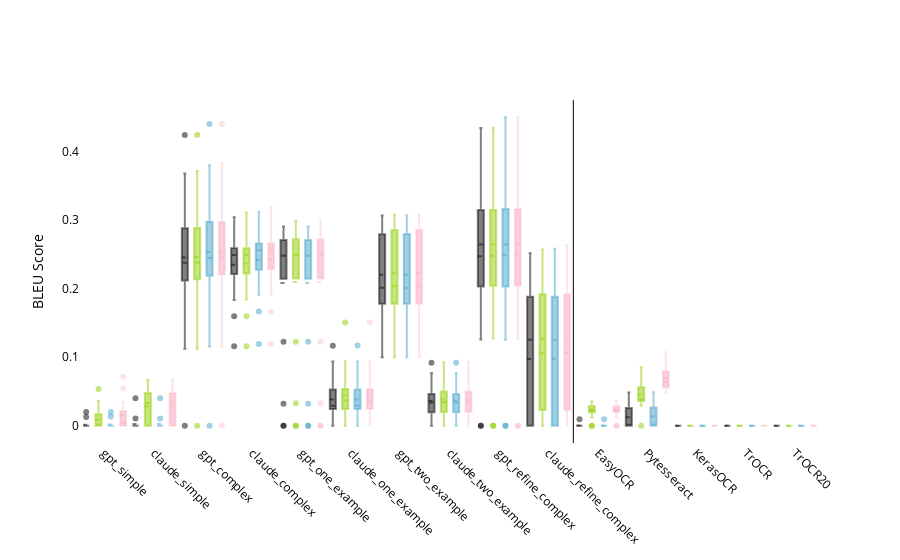

The code cell stored with this chart in its notebook:
### Code cell
import plotly.graph_objects as go
import pandas as pd

# Add 'source' column to differentiate datasets
bleu_n3['source'] = 'Only Stripped'
bleu_n3_lower['source'] = 'Lowered'
bleu_n3_unidecoded['source'] = 'Unidecoded'
bleu_n3_normalized['source'] = 'Normalized'

# Combine the datasets
combined_bleu = pd.concat([bleu_n3, bleu_n3_lower, bleu_n3_unidecoded, bleu_n3_normalized])

# Define orders for the models and OCR methods
llm_order = ['gpt_simple', 'claude_simple', 'gpt_complex', 'claude_complex',
             'gpt_one_example', 'claude_one_example', 'gpt_two_example', 'claude_two_example',
             'gpt_refine_complex', 'claude_refine_complex']
ocr_order = ['EasyOCR', 'Pytesseract', 'KerasOCR', 'TrOCR']
ocr_ft_order = ['TrOCR20', 'TrOCR50']
model_order = llm_order + ocr_order + ocr_ft_order

# Define colors for each source
n3_color = "rgba(0,0,0, 0.5)"  # Gray
lower_color = "rgba(143,206,0, 0.5)"  # Green
unide_color = "rgba(67, 162, 202, 0.5)"  # Blue
norm_color = "rgba(250, 159, 181, 0.3)"  # Pink

# Mapping for source colors
source_colors = {
    'Only Stripped': n3_color,
    'Lowered': lower_color,
    'Unidecoded': unide_color,
    'Normalized': norm_color
}

# Create the figure
fig = go.Figure()

# Track the x-axis positions
x_positions = []
tick_labels = []

# Loop through models and sources
x_index = 0
for model in model_order:
    for source in ['Only Stripped', 'Lowered', 'Unidecoded', 'Normalized']:
        color = source_colors[source]
        # Add box plot trace
        fig.add_trace(go.Box(
            x=[x_index] * len(combined_bleu[(combined_bleu['model'] == model) & (combined_bleu['source'] == source)]['bleu']),
            y=combined_bleu[(combined_bleu['model'] == model) & (combined_bleu['source'] == source)]['bleu'],
            name=f"{model} ({source})",
            boxmean=True,
            marker=dict(color=color),
            showlegend=False
        ))
        x_positions.append(x_index)
        x_index += 1
    
    # Add the model label at the middle of the group
    tick_labels.append(model)

# Add legend entries manually for the sources
for source, color in source_colors.items():
    fig.add_trace(go.Box(
        y=[None],  # No data
        name=source,
        marker=dict(color=color),
        showlegend=False
    ))

# Update layout
fig.update_layout(
    # title='Comparison of BLEU Scores for Different Models (Lowered vs. Unidecoded vs. Normalized)',
    # xaxis_title='Model',
    yaxis_title='BLEU Score',
    plot_bgcolor='rgba(0,0,0,0)',
    font_color = 'black',
    xaxis=dict(
        tickvals=[4 * i + 1.5 for i in range(len(model_order))],  # Center the label for each model
        ticktext=tick_labels,
        tickangle=45
    ),
    shapes=[
        dict(
            type="line",
            x0=len(llm_order) * 4 - 0.5,
            x1=len(llm_order) * 4 - 0.5,
            y0=0,
            y1=1,
            xref="x",
            yref="paper",
            line=dict(color="black", width=1)
        )
    ]
)

fig.show()

### Figure 1 — Plotly figure (JSON) as saved in the notebook; plotly's stock layout.template omitted (floating-point values rounded to 4 significant figures)
{"data": [{"boxmean": true, "marker": {"color": "rgba(0,0,0, 0.5)"}, "name": "gpt_simple (Only Stripped)", "showlegend": false, "type": "box", "x": [0, 0, 0, 0, 0, 0, 0, 0, 0, 0, 0, 0, 0, 0, 0, 0, 0, 0, 0], "y": [0, 0, 0, 0, 0, 0.01274, 0, 0, 0, 0, 0, 0, 0, 0, 0, 0, 0, 0, 0.0202]}, {"boxmean": true, "marker": {"color": "rgba(143,206,0, 0.5)"}, "name": "gpt_simple (Lowered)", "showlegend": false, "type": "box", "x": [1, 1, 1, 1, 1, 1, 1, 1, 1, 1, 1, 1, 1, 1, 1, 1, 1, 1, 1], "y": [0, 0, 0, 0.0005567, 0, 0.03624, 0.004347, 0, 0, 0, 0, 0, 0.01709, 0.01674, 0.02213, 0.01825, 0, 2.231e-06, 0.05363]}, {"boxmean": true, "marker": {"color": "rgba(67, 162, 202, 0.5)"}, "name": "gpt_simple (Unidecoded)", "showlegend": false, "type": "box", "x": [2, 2, 2, 2, 2, 2, 2, 2, 2, 2, 2, 2, 2, 2, 2, 2, 2, 2, 2], "y": [0, 0, 0, 0, 0, 0.01363, 0, 0, 0, 0, 0, 0, 0, 0, 0, 0, 0, 0, 0.02034]}, {"boxmean": true, "marker": {"color": "rgba(250, 159, 181, 0.3)"}, "name": "gpt_simple (Normalized)", "showlegend": false, "type": "box", "x": [3, 3, 3, 3, 3, 3, 3, 3, 3, 3, 3, 3, 3, 3, 3, 3, 3, 3, 3], "y": [0.02529, 0, 0, 0.0005567, 0.01986, 0.07177, 0.004378, 0, 0, 0.0345, 0.0002475, 0, 0.01709, 0.01682, 0.02213, 0.01825, 0, 2.231e-06, 0.05455]}, {"boxmean": true, "marker": {"color": "rgba(0,0,0, 0.5)"}, "name": "claude_simple (Only Stripped)", "showlegend": false, "type": "box", "x": [4, 4, 4, 4, 4, 4, 4, 4, 4, 4, 4, 4, 4, 4, 4, 4, 4, 4, 4], "y": [0, 0, 0.04029, 0, 0, 0, 0, 0, 0, 0, 0.01069, 0, 0, 0, 0, 0, 0, 0, 0]}, {"boxmean": true, "marker": {"color": "rgba(143,206,0, 0.5)"}, "name": "claude_simple (Lowered)", "showlegend": false, "type": "box", "x": [5, 5, 5, 5, 5, 5, 5, 5, 5, 5, 5, 5, 5, 5, 5, 5, 5, 5, 5], "y": [0.04917, 0, 0.06701, 0.04355, 0, 0.02366, 0.03655, 0.01414, 0.0203, 0, 0.04813, 0.03336, 0.04491, 0.06279, 0.04749, 0, 0, 0, 0.05035]}, {"boxmean": true, "marker": {"color": "rgba(67, 162, 202, 0.5)"}, "name": "claude_simple (Unidecoded)", "showlegend": false, "type": "box", "x": [6, 6, 6, 6, 6, 6, 6, 6, 6, 6, 6, 6, 6, 6, 6, 6, 6, 6, 6], "y": [0, 0, 0.04029, 0, 0, 0, 0, 0, 0, 0, 0.01069, 0, 0, 0, 0, 0, 0, 0, 0]}, {"boxmean": true, "marker": {"color": "rgba(250, 159, 181, 0.3)"}, "name": "claude_simple (Normalized)", "showlegend": false, "type": "box", "x": [7, 7, 7, 7, 7, 7, 7, 7, 7, 7, 7, 7, 7, 7, 7, 7, 7, 7, 7], "y": [0.04917, 0, 0.06701, 0.04355, 0, 0.02366, 0.03655, 0.01414, 0.0203, 0, 0.04813, 0.03336, 0.04491, 0.06279, 0.04749, 0, 0, 0, 0.05035]}, {"boxmean": true, "marker": {"color": "rgba(0,0,0, 0.5)"}, "name": "gpt_complex (Only Stripped)", "showlegend": false, "type": "box", "x": [8, 8, 8, 8, 8, 8, 8, 8, 8, 8, 8, 8, 8, 8, 8, 8, 8, 8, 8], "y": [0.2171, 0.2363, 0.2318, 0.1124, 0.2846, 0.2103, 0.2729, 0.2186, 0.3424, 0.368, 0.2377, 0, 0.2894, 0.2708, 0.1712, 0.3243, 0.2403, 0.2104, 0.4242]}, {"boxmean": true, "marker": {"color": "rgba(143,206,0, 0.5)"}, "name": "gpt_complex (Lowered)", "showlegend": false, "type": "box", "x": [9, 9, 9, 9, 9, 9, 9, 9, 9, 9, 9, 9, 9, 9, 9, 9, 9, 9, 9], "y": [0.2171, 0.237, 0.2321, 0.1124, 0.2851, 0.2125, 0.2729, 0.219, 0.3424, 0.3714, 0.2381, 0, 0.2894, 0.2755, 0.1712, 0.3243, 0.2416, 0.2104, 0.4242]}, {"boxmean": true, "marker": {"color": "rgba(67, 162, 202, 0.5)"}, "name": "gpt_complex (Unidecoded)", "showlegend": false, "type": "box", "x": [10, 10, 10, 10, 10, 10, 10, 10, 10, 10, 10, 10, 10, 10, 10, 10, 10, 10, 10], "y": [0.2236, 0.2429, 0.2391, 0.1156, 0.2936, 0.2173, 0.2809, 0.2243, 0.3547, 0.38, 0.2455, 0, 0.2989, 0.277, 0.1762, 0.3345, 0.2447, 0.217, 0.4401]}, {"boxmean": true, "marker": {"color": "rgba(250, 159, 181, 0.3)"}, "name": "gpt_complex (Normalized)", "showlegend": false, "type": "box", "x": [11, 11, 11, 11, 11, 11, 11, 11, 11, 11, 11, 11, 11, 11, 11, 11, 11, 11, 11], "y": [0.2236, 0.2436, 0.2395, 0.1156, 0.2941, 0.2196, 0.2809, 0.2247, 0.3547, 0.3835, 0.246, 0, 0.2989, 0.2817, 0.1762, 0.3345, 0.2461, 0.217, 0.4401]}, {"boxmean": true, "marker": {"color": "rgba(0,0,0, 0.5)"}, "name": "claude_complex (Only Stripped)", "showlegend": false, "type": "box", "x": [12, 12, 12, 12, 12, 12, 12, 12, 12, 12, 12, 12, 12, 12, 12, 12, 12, 12, 12], "y": [0.2585, 0.2741, 0.2528, 0.2564, 0.2504, 0.2459, 0.2593, 0.1598, 0.1162, 0.3042, 0.249, 0.186, 0.2464, 0.2196, 0.2492, 0.1835, 0.2688, 0.2593, 0.2264]}, {"boxmean": true, "marker": {"color": "rgba(143,206,0, 0.5)"}, "name": "claude_complex (Lowered)", "showlegend": false, "type": "box", "x": [13, 13, 13, 13, 13, 13, 13, 13, 13, 13, 13, 13, 13, 13, 13, 13, 13, 13, 13], "y": [0.2585, 0.2741, 0.2538, 0.2572, 0.2504, 0.2459, 0.2593, 0.1598, 0.1162, 0.3109, 0.2494, 0.186, 0.2468, 0.2205, 0.2492, 0.1843, 0.2822, 0.2646, 0.2264]}, {"boxmean": true, "marker": {"color": "rgba(67, 162, 202, 0.5)"}, "name": "claude_complex (Unidecoded)", "showlegend": false, "type": "box", "x": [14, 14, 14, 14, 14, 14, 14, 14, 14, 14, 14, 14, 14, 14, 14, 14, 14, 14, 14], "y": [0.2656, 0.2815, 0.2592, 0.2626, 0.2568, 0.2522, 0.2663, 0.1666, 0.1194, 0.312, 0.256, 0.191, 0.253, 0.2254, 0.2558, 0.1911, 0.2759, 0.2657, 0.2339]}, {"boxmean": true, "marker": {"color": "rgba(250, 159, 181, 0.3)"}, "name": "claude_complex (Normalized)", "showlegend": false, "type": "box", "x": [15, 15, 15, 15, 15, 15, 15, 15, 15, 15, 15, 15, 15, 15, 15, 15, 15, 15, 15], "y": [0.2656, 0.2815, 0.2602, 0.2635, 0.2568, 0.2522, 0.2663, 0.1666, 0.1194, 0.3189, 0.2564, 0.191, 0.2534, 0.2264, 0.2558, 0.192, 0.2893, 0.2711, 0.2339]}, {"boxmean": true, "marker": {"color": "rgba(0,0,0, 0.5)"}, "name": "gpt_one_example (Only Stripped)", "showlegend": false, "type": "box", "x": [16, 16, 16, 16, 16, 16, 16, 16, 16, 16, 16, 16, 16, 16, 16, 16, 16, 16], "y": [0.2568, 0.03225, 0.271, 0.2905, 0.2882, 0.2682, 0.2453, 0.2275, 0.1226, 0.2446, 0.2219, 0, 0.2529, 0, 0.2146, 0.2874, 0.2506, 0.2735]}, {"boxmean": true, "marker": {"color": "rgba(143,206,0, 0.5)"}, "name": "gpt_one_example (Lowered)", "showlegend": false, "type": "box", "x": [17, 17, 17, 17, 17, 17, 17, 17, 17, 17, 17, 17, 17, 17, 17, 17, 17, 17], "y": [0.2585, 0.03279, 0.2722, 0.2924, 0.2882, 0.2709, 0.2464, 0.2285, 0.1226, 0.2459, 0.2219, 0, 0.2529, 0, 0.215, 0.2991, 0.252, 0.2748]}, {"boxmean": true, "marker": {"color": "rgba(67, 162, 202, 0.5)"}, "name": "gpt_one_example (Unidecoded)", "showlegend": false, "type": "box", "x": [18, 18, 18, 18, 18, 18, 18, 18, 18, 18, 18, 18, 18, 18, 18, 18, 18, 18], "y": [0.2568, 0.03225, 0.271, 0.2905, 0.2882, 0.2682, 0.2453, 0.2275, 0.1226, 0.2446, 0.2219, 0, 0.2529, 0, 0.2146, 0.2874, 0.2506, 0.2735]}, {"boxmean": true, "marker": {"color": "rgba(250, 159, 181, 0.3)"}, "name": "gpt_one_example (Normalized)", "showlegend": false, "type": "box", "x": [19, 19, 19, 19, 19, 19, 19, 19, 19, 19, 19, 19, 19, 19, 19, 19, 19, 19], "y": [0.2585, 0.03279, 0.2722, 0.2924, 0.2882, 0.2709, 0.2464, 0.2285, 0.1226, 0.2459, 0.2219, 0, 0.2529, 0, 0.215, 0.2991, 0.252, 0.2748]}, {"boxmean": true, "marker": {"color": "rgba(0,0,0, 0.5)"}, "name": "claude_one_example (Only Stripped)", "showlegend": false, "type": "box", "x": [20, 20, 20, 20, 20, 20, 20, 20, 20, 20, 20, 20, 20, 20, 20, 20, 20, 20], "y": [0.0271, 0.05314, 0.03756, 0.1168, 0.09371, 0.05011, 0.02491, 0, 0.01388, 0.0255, 0, 0.01397, 0.02448, 0.05332, 0.03727, 0.02645, 0.03185, 0.05939]}, {"boxmean": true, "marker": {"color": "rgba(143,206,0, 0.5)"}, "name": "claude_one_example (Lowered)", "showlegend": false, "type": "box", "x": [21, 21, 21, 21, 21, 21, 21, 21, 21, 21, 21, 21, 21, 21, 21, 21, 21, 21], "y": [0.02746, 0.0537, 0.03945, 0.1508, 0.09371, 0.05011, 0.02565, 0, 0.01393, 0.03455, 0, 0.01397, 0.02448, 0.09344, 0.03767, 0.044, 0.03609, 0.05939]}, {"boxmean": true, "marker": {"color": "rgba(67, 162, 202, 0.5)"}, "name": "claude_one_example (Unidecoded)", "showlegend": false, "type": "box", "x": [22, 22, 22, 22, 22, 22, 22, 22, 22, 22, 22, 22, 22, 22, 22, 22, 22, 22], "y": [0.0271, 0.05314, 0.03756, 0.1171, 0.09371, 0.05011, 0.02491, 0, 0.01388, 0.0255, 0, 0.01397, 0.02448, 0.05332, 0.03727, 0.02645, 0.03185, 0.05958]}, {"boxmean": true, "marker": {"color": "rgba(250, 159, 181, 0.3)"}, "name": "claude_one_example (Normalized)", "showlegend": false, "type": "box", "x": [23, 23, 23, 23, 23, 23, 23, 23, 23, 23, 23, 23, 23, 23, 23, 23, 23, 23], "y": [0.02746, 0.0537, 0.03945, 0.1511, 0.09371, 0.05011, 0.02565, 0, 0.01393, 0.03455, 0, 0.01397, 0.02448, 0.09344, 0.03767, 0.044, 0.03609, 0.05958]}, {"boxmean": true, "marker": {"color": "rgba(0,0,0, 0.5)"}, "name": "gpt_two_example (Only Stripped)", "showlegend": false, "type": "box", "x": [24, 24, 24, 24, 24, 24, 24, 24, 24, 24, 24, 24, 24, 24, 24, 24, 24], "y": [0.2006, 0.1922, 0.2626, 0.3053, 0.3066, 0.2775, 0.2449, 0.1581, 0.1001, 0.2012, 0.3024, 0.1818, 0.1739, 0.1239, 0.2856, 0.25, 0.1792]}, {"boxmean": true, "marker": {"color": "rgba(143,206,0, 0.5)"}, "name": "gpt_two_example (Lowered)", "showlegend": false, "type": "box", "x": [25, 25, 25, 25, 25, 25, 25, 25, 25, 25, 25, 25, 25, 25, 25, 25, 25], "y": [0.2035, 0.1937, 0.2686, 0.3079, 0.3066, 0.2804, 0.246, 0.1589, 0.1001, 0.202, 0.3031, 0.1818, 0.1739, 0.1239, 0.3007, 0.2531, 0.1792]}, {"boxmean": true, "marker": {"color": "rgba(67, 162, 202, 0.5)"}, "name": "gpt_two_example (Unidecoded)", "showlegend": false, "type": "box", "x": [26, 26, 26, 26, 26, 26, 26, 26, 26, 26, 26, 26, 26, 26, 26, 26, 26], "y": [0.2006, 0.1922, 0.2626, 0.3053, 0.3066, 0.2779, 0.2449, 0.1581, 0.1001, 0.2012, 0.3042, 0.1818, 0.1739, 0.1239, 0.2856, 0.25, 0.1792]}, {"boxmean": true, "marker": {"color": "rgba(250, 159, 181, 0.3)"}, "name": "gpt_two_example (Normalized)", "showlegend": false, "type": "box", "x": [27, 27, 27, 27, 27, 27, 27, 27, 27, 27, 27, 27, 27, 27, 27, 27, 27], "y": [0.2035, 0.1937, 0.2686, 0.3079, 0.3066, 0.2809, 0.246, 0.1589, 0.1001, 0.202, 0.305, 0.1818, 0.1739, 0.1239, 0.3007, 0.2531, 0.1792]}, {"boxmean": true, "marker": {"color": "rgba(0,0,0, 0.5)"}, "name": "claude_two_example (Only Stripped)", "showlegend": false, "type": "box", "x": [28, 28, 28, 28, 28, 28, 28, 28, 28, 28, 28, 28, 28, 28, 28, 28, 28], "y": [0.02455, 0.05891, 0.0422, 0.09214, 0.06971, 0.01538, 0.02121, 0, 0.01098, 0.02149, 0.03399, 0.01498, 0.03441, 0.03695, 0.02904, 0.0389, 0.07676]}, {"boxmean": true, "marker": {"color": "rgba(143,206,0, 0.5)"}, "name": "claude_two_example (Lowered)", "showlegend": false, "type": "box", "x": [29, 29, 29, 29, 29, 29, 29, 29, 29, 29, 29, 29, 29, 29, 29, 29, 29], "y": [0.02547, 0.06009, 0.043, 0.09282, 0.06971, 0.01538, 0.02178, 0, 0.01117, 0.02514, 0.03418, 0.01538, 0.03441, 0.04239, 0.04687, 0.03939, 0.07676]}, {"boxmean": true, "marker": {"color": "rgba(67, 162, 202, 0.5)"}, "name": "claude_two_example (Unidecoded)", "showlegend": false, "type": "box", "x": [30, 30, 30, 30, 30, 30, 30, 30, 30, 30, 30, 30, 30, 30, 30, 30, 30], "y": [0.02455, 0.05891, 0.0422, 0.09214, 0.06971, 0.01538, 0.02121, 0, 0.01098, 0.02149, 0.03399, 0.01498, 0.03441, 0.03695, 0.02904, 0.0389, 0.07676]}, {"boxmean": true, "marker": {"color": "rgba(250, 159, 181, 0.3)"}, "name": "claude_two_example (Normalized)", "showlegend": false, "type": "box", "x": [31, 31, 31, 31, 31, 31, 31, 31, 31, 31, 31, 31, 31, 31, 31, 31, 31], "y": [0.02547, 0.06009, 0.043, 0.09282, 0.06971, 0.01538, 0.02178, 0, 0.01117, 0.02514, 0.03418, 0.01538, 0.03441, 0.04239, 0.04687, 0.03939, 0.07676]}, {"boxmean": true, "marker": {"color": "rgba(0,0,0, 0.5)"}, "name": "gpt_refine_complex (Only Stripped)", "showlegend": false, "type": "box", "x": [32, 32, 32, 32, 32, 32, 32, 32, 32, 32, 32, 32, 32, 32, 32, 32, 32, 32, 32], "y": [0.2236, 0.2389, 0.317, 0.2617, 0.4167, 0.1349, 0.3043, 0.3079, 0.3013, 0.1258, 0.2891, 0, 0.2645, 0.3453, 0.3248, 0.2009, 0, 0.2095, 0.4344]}, {"boxmean": true, "marker": {"color": "rgba(143,206,0, 0.5)"}, "name": "gpt_refine_complex (Lowered)", "showlegend": false, "type": "box", "x": [33, 33, 33, 33, 33, 33, 33, 33, 33, 33, 33, 33, 33, 33, 33, 33, 33, 33, 33], "y": [0.2236, 0.2398, 0.317, 0.2626, 0.4167, 0.1352, 0.3043, 0.3079, 0.3013, 0.1274, 0.2891, 0, 0.2645, 0.3468, 0.3273, 0.2013, 0, 0.2137, 0.4344]}, {"boxmean": true, "marker": {"color": "rgba(67, 162, 202, 0.5)"}, "name": "gpt_refine_complex (Unidecoded)", "showlegend": false, "type": "box", "x": [34, 34, 34, 34, 34, 34, 34, 34, 34, 34, 34, 34, 34, 34, 34, 34, 34, 34, 34], "y": [0.2236, 0.2389, 0.317, 0.2617, 0.4167, 0.1349, 0.3043, 0.3079, 0.3132, 0.1258, 0.2891, 0, 0.2645, 0.3453, 0.3248, 0.2009, 0, 0.2095, 0.4501]}, {"boxmean": true, "marker": {"color": "rgba(250, 159, 181, 0.3)"}, "name": "gpt_refine_complex (Normalized)", "showlegend": false, "type": "box", "x": [35, 35, 35, 35, 35, 35, 35, 35, 35, 35, 35, 35, 35, 35, 35, 35, 35, 35, 35], "y": [0.2236, 0.2398, 0.317, 0.2626, 0.4167, 0.1352, 0.3043, 0.3079, 0.3132, 0.1274, 0.2891, 0, 0.2645, 0.3468, 0.3273, 0.2013, 0, 0.2137, 0.4501]}, {"boxmean": true, "marker": {"color": "rgba(0,0,0, 0.5)"}, "name": "claude_refine_complex (Only Stripped)", "showlegend": false, "type": "box", "x": [36, 36, 36, 36, 36, 36, 36, 36, 36, 36, 36, 36, 36, 36, 36, 36, 36, 36, 36], "y": [0, 0.249, 0.2038, 0.1885, 0, 0, 0, 0.1286, 0.1873, 0, 0, 0, 0.1256, 0, 0.2362, 0, 0.1507, 0.2518, 0.1314]}, {"boxmean": true, "marker": {"color": "rgba(143,206,0, 0.5)"}, "name": "claude_refine_complex (Lowered)", "showlegend": false, "type": "box", "x": [37, 37, 37, 37, 37, 37, 37, 37, 37, 37, 37, 37, 37, 37, 37, 37, 37, 37, 37], "y": [0, 0.249, 0.2046, 0.1891, 0.02689, 0.0283, 0.02349, 0.1286, 0.1928, 0.02314, 0, 0, 0.1271, 0, 0.2362, 0.02604, 0.1666, 0.2572, 0.1314]}, {"boxmean": true, "marker": {"color": "rgba(67, 162, 202, 0.5)"}, "name": "claude_refine_complex (Unidecoded)", "showlegend": false, "type": "box", "x": [38, 38, 38, 38, 38, 38, 38, 38, 38, 38, 38, 38, 38, 38, 38, 38, 38, 38, 38], "y": [0, 0.249, 0.2038, 0.1885, 0, 0, 0, 0.1286, 0.1873, 0, 0, 0, 0.1256, 0, 0.2362, 0, 0.1507, 0.2584, 0.1314]}, {"boxmean": true, "marker": {"color": "rgba(250, 159, 181, 0.3)"}, "name": "claude_refine_complex (Normalized)", "showlegend": false, "type": "box", "x": [39, 39, 39, 39, 39, 39, 39, 39, 39, 39, 39, 39, 39, 39, 39, 39, 39, 39, 39], "y": [0, 0.249, 0.2046, 0.1891, 0.02689, 0.0283, 0.02357, 0.1286, 0.1928, 0.02314, 0, 0, 0.1271, 0, 0.2362, 0.02604, 0.1666, 0.2637, 0.1314]}, {"boxmean": true, "marker": {"color": "rgba(0,0,0, 0.5)"}, "name": "EasyOCR (Only Stripped)", "showlegend": false, "type": "box", "x": [40, 40, 40, 40, 40, 40, 40, 40, 40, 40, 40, 40, 40, 40, 40, 40, 40, 40, 40], "y": [0, 0, 0, 0, 0, 0, 0, 0, 0, 0, 0, 0, 0, 0, 0.009519, 0, 0, 0, 0]}, {"boxmean": true, "marker": {"color": "rgba(143,206,0, 0.5)"}, "name": "EasyOCR (Lowered)", "showlegend": false, "type": "box", "x": [41, 41, 41, 41, 41, 41, 41, 41, 41, 41, 41, 41, 41, 41, 41, 41, 41, 41, 41], "y": [0.02901, 0.02117, 0, 0.03564, 0, 0.02296, 0.02515, 0.01948, 0.01818, 0.03014, 0.02278, 0.0279, 0.01209, 0.02131, 0.03035, 0.0251, 0.02363, 0.02455, 0.03254]}, {"boxmean": true, "marker": {"color": "rgba(67, 162, 202, 0.5)"}, "name": "EasyOCR (Unidecoded)", "showlegend": false, "type": "box", "x": [42, 42, 42, 42, 42, 42, 42, 42, 42, 42, 42, 42, 42, 42, 42, 42, 42, 42, 42], "y": [0, 0, 0, 0, 0, 0, 0, 0, 0, 0, 0, 0, 0, 0, 0.009565, 0, 0, 0, 0]}, {"boxmean": true, "marker": {"color": "rgba(250, 159, 181, 0.3)"}, "name": "EasyOCR (Normalized)", "showlegend": false, "type": "box", "x": [43, 43, 43, 43, 43, 43, 43, 43, 43, 43, 43, 43, 43, 43, 43, 43, 43, 43, 43], "y": [0.02901, 0.02117, 0, 0.03579, 0, 0.02306, 0.02523, 0.01955, 0.01825, 0.03025, 0.02278, 0.02799, 0.01255, 0.02139, 0.03046, 0.02519, 0.02371, 0.02463, 0.03267]}, {"boxmean": true, "marker": {"color": "rgba(0,0,0, 0.5)"}, "name": "Pytesseract (Only Stripped)", "showlegend": false, "type": "box", "x": [44, 44, 44, 44, 44, 44, 44, 44, 44, 44, 44, 44, 44, 44, 44, 44, 44, 44, 44], "y": [0.04502, 0.04853, 0.01797, 0, 0, 0, 0.02162, 0, 0.02685, 0.02935, 0, 0, 0, 0.02907, 0, 0, 0, 0, 0.02327]}, {"boxmean": true, "marker": {"color": "rgba(143,206,0, 0.5)"}, "name": "Pytesseract (Lowered)", "showlegend": false, "type": "box", "x": [45, 45, 45, 45, 45, 45, 45, 45, 45, 45, 45, 45, 45, 45, 45, 45, 45, 45, 45], "y": [0.08554, 0.08079, 0.03427, 0.05154, 0.02937, 0.03335, 0.06318, 0.05543, 0.04765, 0.05658, 0.03787, 0, 0.03849, 0.06049, 0.03899, 0.03772, 0.03628, 0.0367, 0.04329]}, {"boxmean": true, "marker": {"color": "rgba(67, 162, 202, 0.5)"}, "name": "Pytesseract (Unidecoded)", "showlegend": false, "type": "box", "x": [46, 46, 46, 46, 46, 46, 46, 46, 46, 46, 46, 46, 46, 46, 46, 46, 46, 46, 46], "y": [0.04715, 0.04907, 0.0182, 0, 0, 0, 0.02182, 0, 0.02763, 0.0309, 0, 0, 0, 0.03639, 0, 0, 0, 0, 0.02452]}, {"boxmean": true, "marker": {"color": "rgba(250, 159, 181, 0.3)"}, "name": "Pytesseract (Normalized)", "showlegend": false, "type": "box", "x": [47, 47, 47, 47, 47, 47, 47, 47, 47, 47, 47, 47, 47, 47, 47, 47, 47, 47, 47], "y": [0.1004, 0.1073, 0.05399, 0.07421, 0.06897, 0.06382, 0.0956, 0.07265, 0.07344, 0.08683, 0.0641, 0.04769, 0.05354, 0.08132, 0.05604, 0.05899, 0.05408, 0.05732, 0.05592]}, {"boxmean": true, "marker": {"color": "rgba(0,0,0, 0.5)"}, "name": "KerasOCR (Only Stripped)", "showlegend": false, "type": "box", "x": [48, 48, 48, 48, 48, 48, 48, 48, 48, 48, 48, 48, 48, 48, 48, 48, 48, 48, 48], "y": [0, 0, 0, 0, 0, 0, 0, 0, 0, 0, 0, 0, 0, 0, 0, 0, 0, 0, 0]}, {"boxmean": true, "marker": {"color": "rgba(143,206,0, 0.5)"}, "name": "KerasOCR (Lowered)", "showlegend": false, "type": "box", "x": [49, 49, 49, 49, 49, 49, 49, 49, 49, 49, 49, 49, 49, 49, 49, 49, 49, 49, 49], "y": [0, 0, 0, 0, 0, 0, 0, 0, 0, 0, 0, 0, 0, 0, 0, 0, 0, 0, 0]}, {"boxmean": true, "marker": {"color": "rgba(67, 162, 202, 0.5)"}, "name": "KerasOCR (Unidecoded)", "showlegend": false, "type": "box", "x": [50, 50, 50, 50, 50, 50, 50, 50, 50, 50, 50, 50, 50, 50, 50, 50, 50, 50, 50], "y": [0, 0, 0, 0, 0, 0, 0, 0, 0, 0, 0, 0, 0, 0, 0, 0, 0, 0, 0]}, {"boxmean": true, "marker": {"color": "rgba(250, 159, 181, 0.3)"}, "name": "KerasOCR (Normalized)", "showlegend": false, "type": "box", "x": [51, 51, 51, 51, 51, 51, 51, 51, 51, 51, 51, 51, 51, 51, 51, 51, 51, 51, 51], "y": [0, 0, 0, 0, 0, 0, 0, 0, 0, 0, 0, 0, 0, 0, 0, 0, 0, 0, 0]}, {"boxmean": true, "marker": {"color": "rgba(0,0,0, 0.5)"}, "name": "TrOCR (Only Stripped)", "showlegend": false, "type": "box", "x": [52, 52, 52, 52, 52, 52, 52, 52, 52, 52, 52, 52, 52, 52, 52, 52, 52, 52, 52], "y": [0, 0, 0, 0, 0, 0, 0, 0, 0, 0, 0, 0, 0, 0, 0, 0, 0, 0, 0]}, {"boxmean": true, "marker": {"color": "rgba(143,206,0, 0.5)"}, "name": "TrOCR (Lowered)", "showlegend": false, "type": "box", "x": [53, 53, 53, 53, 53, 53, 53, 53, 53, 53, 53, 53, 53, 53, 53, 53, 53, 53, 53], "y": [0, 0, 0, 0, 0, 0, 0, 0, 0, 0, 0, 0, 0, 0, 0, 0, 0, 0, 0]}, {"boxmean": true, "marker": {"color": "rgba(67, 162, 202, 0.5)"}, "name": "TrOCR (Unidecoded)", "showlegend": false, "type": "box", "x": [54, 54, 54, 54, 54, 54, 54, 54, 54, 54, 54, 54, 54, 54, 54, 54, 54, 54, 54], "y": [0, 0, 0, 0, 0, 0, 0, 0, 0, 0, 0, 0, 0, 0, 0, 0, 0, 0, 0]}, {"boxmean": true, "marker": {"color": "rgba(250, 159, 181, 0.3)"}, "name": "TrOCR (Normalized)", "showlegend": false, "type": "box", "x": [55, 55, 55, 55, 55, 55, 55, 55, 55, 55, 55, 55, 55, 55, 55, 55, 55, 55, 55], "y": [0, 0, 0, 0, 0, 0, 0, 0, 0, 0, 0, 0, 0, 0, 0, 0, 0, 0, 0]}, {"boxmean": true, "marker": {"color": "rgba(0,0,0, 0.5)"}, "name": "TrOCR20 (Only Stripped)", "showlegend": false, "type": "box", "x": [56, 56, 56, 56, 56, 56, 56, 56, 56, 56, 56, 56, 56, 56, 56, 56], "y": [0, 0, 0, 0, 0, 0, 0, 0, 0, 0, 0, 0, 0, 0, 0, 0]}, {"boxmean": true, "marker": {"color": "rgba(143,206,0, 0.5)"}, "name": "TrOCR20 (Lowered)", "showlegend": false, "type": "box", "x": [57, 57, 57, 57, 57, 57, 57, 57, 57, 57, 57, 57, 57, 57, 57, 57], "y": [0, 0, 0, 0, 0, 0, 0, 0, 0, 0, 0, 0, 0, 0, 0, 0]}, {"boxmean": true, "marker": {"color": "rgba(67, 162, 202, 0.5)"}, "name": "TrOCR20 (Unidecoded)", "showlegend": false, "type": "box", "x": [58, 58, 58, 58, 58, 58, 58, 58, 58, 58, 58, 58, 58, 58, 58, 58], "y": [0, 0, 0, 0, 0, 0, 0, 0, 0, 0, 0, 0, 0, 0, 0, 0]}, {"boxmean": true, "marker": {"color": "rgba(250, 159, 181, 0.3)"}, "name": "TrOCR20 (Normalized)", "showlegend": false, "type": "box", "x": [59, 59, 59, 59, 59, 59, 59, 59, 59, 59, 59, 59, 59, 59, 59, 59], "y": [0, 0, 0, 0, 0, 0, 0, 0, 0, 0, 0, 0, 0, 0, 0, 0]}, {"boxmean": true, "marker": {"color": "rgba(0,0,0, 0.5)"}, "name": "TrOCR50 (Only Stripped)", "showlegend": false, "type": "box", "x": [], "y": []}, {"boxmean": true, "marker": {"color": "rgba(143,206,0, 0.5)"}, "name": "TrOCR50 (Lowered)", "showlegend": false, "type": "box", "x": [], "y": []}, {"boxmean": true, "marker": {"color": "rgba(67, 162, 202, 0.5)"}, "name": "TrOCR50 (Unidecoded)", "showlegend": false, "type": "box", "x": [], "y": []}, {"boxmean": true, "marker": {"color": "rgba(250, 159, 181, 0.3)"}, "name": "TrOCR50 (Normalized)", "showlegend": false, "type": "box", "x": [], "y": []}, {"marker": {"color": "rgba(0,0,0, 0.5)"}, "name": "Only Stripped", "showlegend": false, "type": "box", "y": [null]}, {"marker": {"color": "rgba(143,206,0, 0.5)"}, "name": "Lowered", "showlegend": false, "type": "box", "y": [null]}, {"marker": {"color": "rgba(67, 162, 202, 0.5)"}, "name": "Unidecoded", "showlegend": false, "type": "box", "y": [null]}, {"marker": {"color": "rgba(250, 159, 181, 0.3)"}, "name": "Normalized", "showlegend": false, "type": "box", "y": [null]}], "layout": {"font": {"color": "black"}, "plot_bgcolor": "rgba(0,0,0,0)", "shapes": [{"line": {"color": "black", "width": 1}, "type": "line", "x0": 39.5, "x1": 39.5, "xref": "x", "y0": 0, "y1": 1, "yref": "paper"}], "xaxis": {"tickangle": 45, "ticktext": ["gpt_simple", "claude_simple", "gpt_complex", "claude_complex", "gpt_one_example", "claude_one_example", "gpt_two_example", "claude_two_example", "gpt_refine_complex", "claude_refine_complex", "EasyOCR", "Pytesseract", "KerasOCR", "TrOCR", "TrOCR20", "TrOCR50"], "tickvals": [1.5, 5.5, 9.5, 13.5, 17.5, 21.5, 25.5, 29.5, 33.5, 37.5, 41.5, 45.5, 49.5, 53.5, 57.5, 61.5]}, "yaxis": {"title": {"text": "BLEU Score"}}}}
